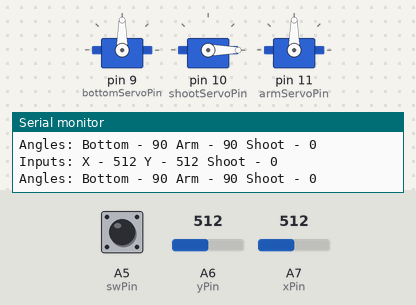
A sketch run on a simulated Arduino Nano, built with avr-gcc and run on an emulated ATmega328P. On the bench: 3 × servo, the last lines printed to the serial monitor. The inputs (shaded band) are chosen by the test bench; at power-on: A6 (yPin) = 512, A5 (swPin) HIGH, A7 (xPin) = 512.

Above: at 1.2 s.
1.3 s: A6 (yPin) set to 688
2.8 s: A6 (yPin) set to 716
At 5.5 s:
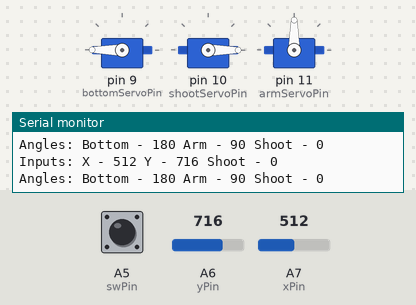
5.8 s: A5 (swPin) pulled LOW for 1 s
At 7.0 s:
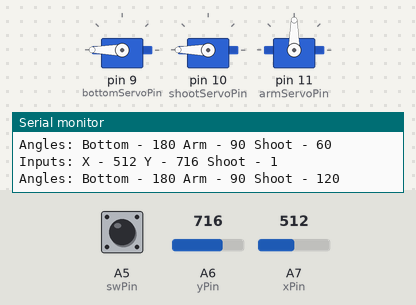
8.6 s: A7 (xPin) set to 694
10.1 s: A7 (xPin) set to 709
At 12.8 s:
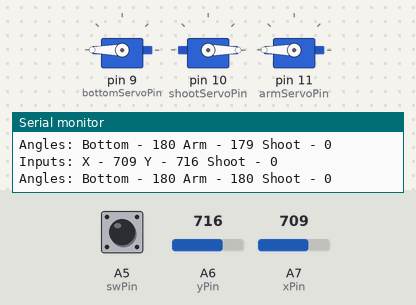
13.1 s: A5 (swPin) pulled LOW for 0.15 s
At 13.8 s:
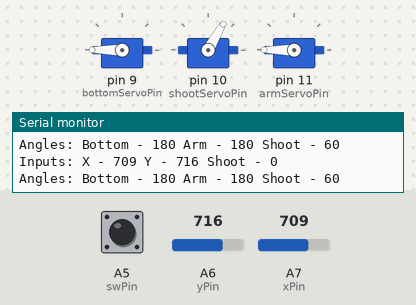
Timing chart, 0 to 15.7 s (numbered marks = the images above; inputs shaded):
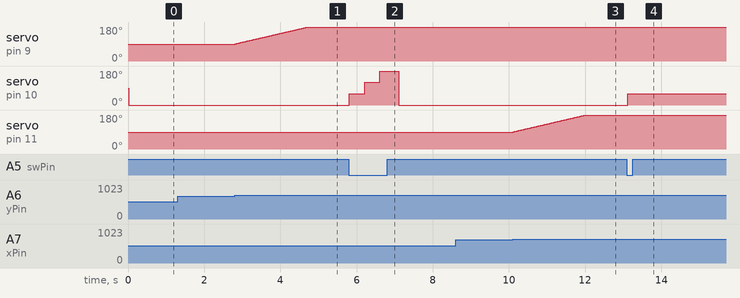

Measured:
- the behaviour switches between 700 and 701 on A6 (yPin) (found by bisection; images 0 and 1)
- the behaviour switches between 700 and 701 on A7 (xPin) (found by bisection; images 2 and 3)
- after the input at 2.8 s, servo on pin 9 (bottomServoPin): moves from 90° to 180° over 1.9 s, starting at once
- after the input at 5.8 s, servo on pin 10 (shootServoPin): 0° → 60° at once, → 120° 0.41 s later, → 180° 0.41 s later, → 0° 0.50 s later
- after the input at 10.1 s, servo on pin 11 (armServoPin): moves from 90° to 180° over 1.9 s, starting at once
- after the input at 13.1 s, servo on pin 10 (shootServoPin): 0° → 60° at once

The sketch:

rubber_band_gun.ino
```cpp
#include <Servo.h>
#define MODE 1                    // 0 for auto motion dection, 1 for joystick aiming
#define JOYSTICK_UPDATE_PERIOD 20 // Update servo every how many milliseconds
#define SERVO_RESOLUTION 1        // Angle to increase each time servo is updated
#define SHOOT_PERIOD 400

// Servo Info
Servo bottomServo;
Servo shootServo;
Servo armServo;
int bottomServoPin = 9;
int shootServoPin = 10;
int armServoPin = 11;
int bottomServoAngle = 90;
int shootServoAngle = 0;
int armServoAngle = 90;

int xPin = A7;
int yPin = A6;
int swPin = A5;

// For Serial Print Purposes
struct Inputs
{
    int x;
    int y;
    unsigned long lastPrinted;
} inputs;

// For Serial Print Purposes
struct JoystickInfo
{
    int x;
    int y;
    int shoot;
    unsigned long lastShot;
    unsigned long lastUpdate;
    bool reload;
} jsInfo;

void setup()
{
    Serial.begin(115200);

    // Pins setup
    pinMode(xPin, INPUT);
    pinMode(yPin, INPUT);
    pinMode(swPin, INPUT_PULLUP);

    // Servos setup
    bottomServo.attach(bottomServoPin);
    shootServo.attach(shootServoPin);
    armServo.attach(armServoPin);
    // bottomServo.write(90); // Middle
    // shootServo.write(0);   // Ready to fire
    // armServo.write(90);    // Middle

    // Ready
    Serial.println("Ready");
}

void loop()
{
    readInputs();
    if (coolDown(&(jsInfo.lastUpdate), JOYSTICK_UPDATE_PERIOD))
    {
        if (jsInfo.shoot && coolDown(&(jsInfo.lastShot), SHOOT_PERIOD))
        {
            shoot(); // Shoot if asked to
        }
        else
        {
            calculateAngles(); // Update servo angles if not shooting
        }
        if (coolDown(&(inputs.lastPrinted), SHOOT_PERIOD))
        {
            printInfo();
        }
        updateServos();
    }
}

bool coolDown(unsigned long *lastTime, int period)
{
    unsigned long currentTime = millis();
    if (currentTime - *lastTime > period)
    {
        *lastTime = currentTime;
        return 1;
    }
    else
    {
        return 0;
    }
}

void readInputs()
{
    inputs.x = analogRead(xPin);
    inputs.y = analogRead(yPin);
    jsInfo.shoot = digitalRead(swPin) == 0;
    jsInfo.x = inputs.x < 300 ? -1 : inputs.x > 700 ? 1 : 0;
    jsInfo.y = inputs.y < 300 ? -1 : inputs.y > 700 ? 1 : 0;
}

void calculateAngles()
{
    armServoAngle = limit(armServoAngle + jsInfo.x * SERVO_RESOLUTION);
    bottomServoAngle = limit(bottomServoAngle + jsInfo.y * SERVO_RESOLUTION);
}

int limit(int angle)
{
    return angle > 180 ? 180 : angle < 0 ? 0 : angle;
}

void shoot()
{
    if (shootServoAngle <= 120)
    {
        shootServoAngle += 60;
    }
}

void updateServos()
{
    bottomServo.write(bottomServoAngle);
    armServo.write(armServoAngle);
    shootServo.write(shootServoAngle);
    if (shootServoAngle >= 180)
    {
        shootServoAngle = 0;
        delay(500);
        shootServo.write(shootServoAngle);
    }

    jsInfo.shoot = 0;
    jsInfo.x = 0;
    jsInfo.y = 0;
}

void printInfo()
{
    Serial.print("Inputs:");
    // Serial.print(activated);
    Serial.print(" X - ");
    Serial.print(inputs.x);
    Serial.print(" Y - ");
    Serial.print(inputs.y);
    Serial.print(" Shoot - ");
    Serial.println(jsInfo.shoot);

    Serial.print("Angles:");
    Serial.print(" Bottom - ");
    Serial.print(bottomServoAngle);
    Serial.print(" Arm - ");
    Serial.print(armServoAngle);
    Serial.print(" Shoot - ");
    Serial.println(shootServoAngle);
    Serial.println();
    // Serial.println(servoAngle);
}
```
